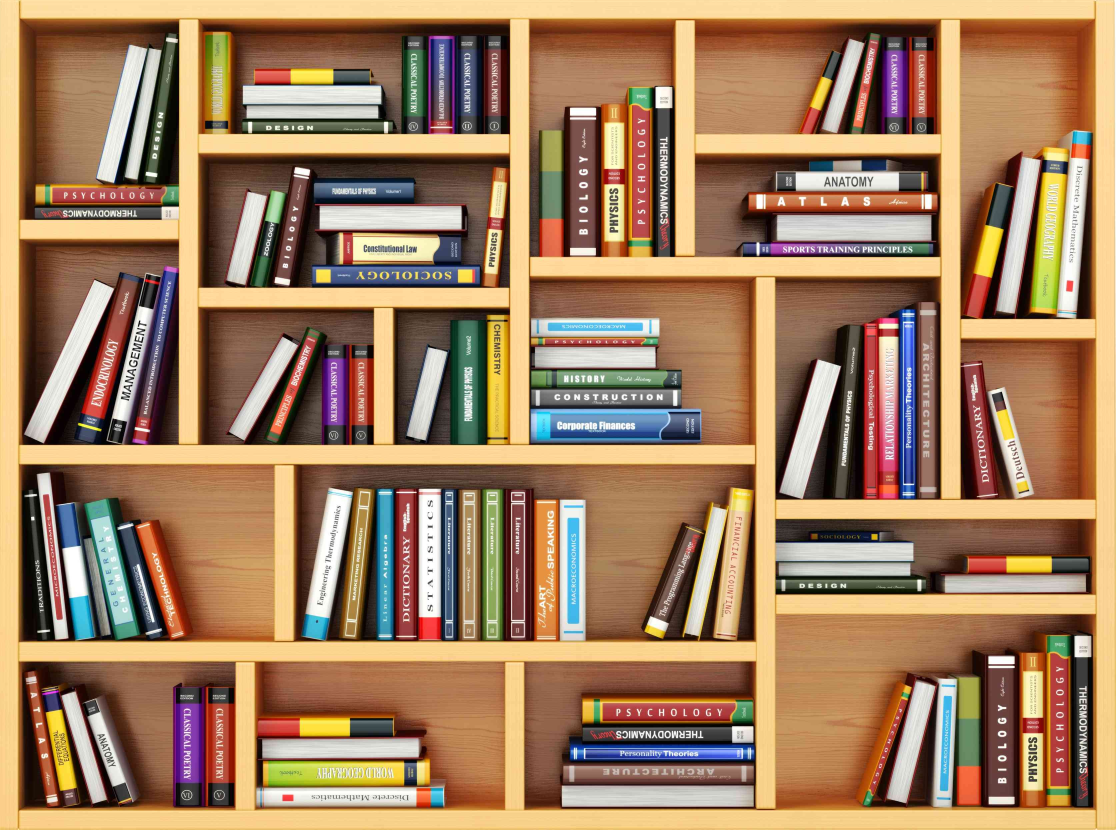
#> input picture image/bookshelf_03.jpg, 3346 x 2488 px, found by its file name (shown at 1/3 size)
$ python exe_bookshlef_01.py
#> lines starting #> are read from the running program, lines starting #| are printed output that depends on the picture; after the words box and inside, x2 and y2 are one past the last pixel; in counts of white or black regions, pixels touching at a corner belong together
import cv2 as cv
import numpy as np
from .Function.mouse_callback import mouse_callback, nothing
from .Function.trace_object import trace_object


# var name rule #
# namedwindow : detect_color
# image4process : img_color

cv.namedWindow('detect_color', cv.WINDOW_NORMAL)

# img에서 찾을 sv범위(Trackbar)의 즉각적인 조절을 원할때 un-hash
# cv.createTrackbar('threshold', 'detect_color', 0, 255, nothing)
# cv.setTrackbarPos('threshold', 'detect_color', 50)

cv.setMouseCallback('detect_color', mouse_callback)

hsv = 0
lower_color1 = 0
upper_color1 = 0
lower_color2 = 0
upper_color2 = 0
lower_color3 = 0
upper_color3 = 0


while (True):
    path = "C:/Object-detection/image/bookshelf_03.jpg"
    img_color = cv.imread(path, cv.IMREAD_COLOR)
#> img_color is the input picture: shape (2488, 3346, 3); mean B, G, R 95.5, 126.8, 160.3
    # cv.imshow('original img', img_color)
    # cv.waitKey(0)

    height, width = img_color.shape[:2]
#> height = 2488; width = 3346
    img_color = cv.resize(img_color, (width, height), interpolation=cv.INTER_AREA)
    # BGR to HSV
    img_hsv = cv.cvtColor(img_color, cv.COLOR_BGR2HSV)
#> img_hsv: shape (2488, 3346, 3); mean H, S, V 28.7, 127.4, 165.2

    # *** mask 만들기 함수화 할 수 있나? *** #
    img_mask1 = cv.inRange(img_hsv, lower_color1, upper_color1)
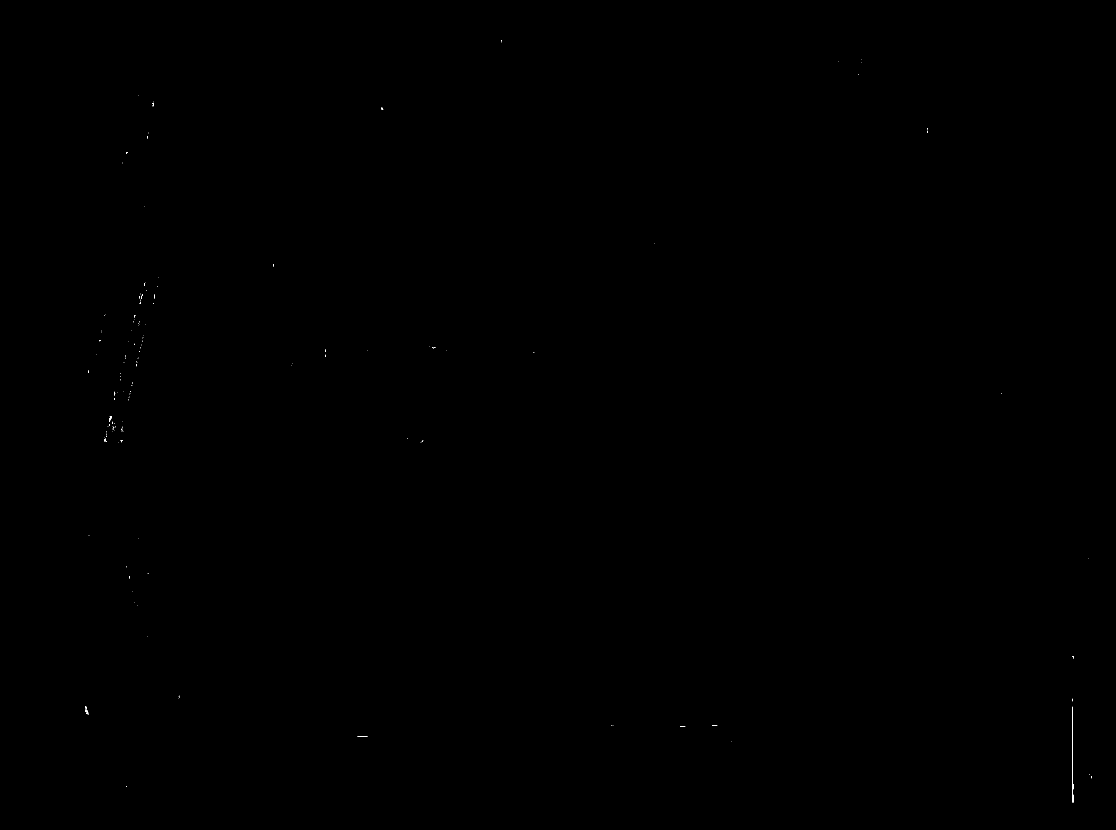
#> img_mask1: shape (2488, 3346) (shown at 1/3 size); 0.01% white in thin lines or dots, all inside (x1, y1, x2, y2) = (256, 120, 3275, 2408)
    img_mask2 = cv.inRange(img_hsv, lower_color2, upper_color2)
    img_mask3 = cv.inRange(img_hsv, lower_color3, upper_color3)
    img_mask = img_mask1 | img_mask2 | img_mask3

    # get rid of 'noise' _ using morphologyEx
#> (the run stopped early here; a loop or call above may not have finished)
